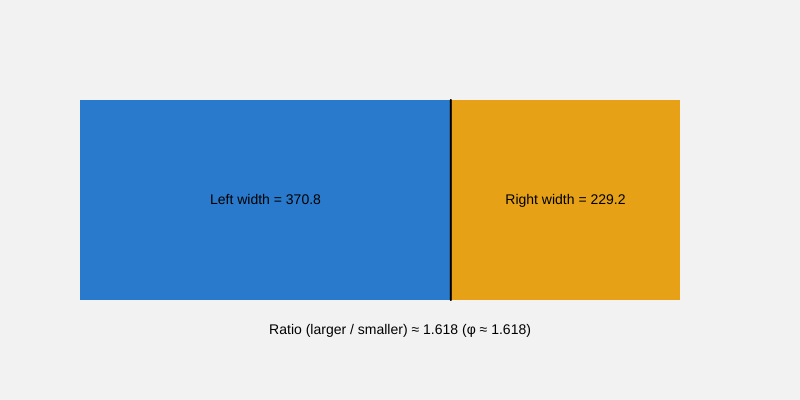
Frame 1 (no input)
Frame 60 (no input): identical to frame 1, image omitted
Frame 120 (the mouse pressed at the canvas centre since frame 60): identical to frame 1, image omitted

The p5.js sketch that drew this single still picture (run headless with seeded random() and noise() and a simulated clock; from frame 60 on, the mouse is pressed at the canvas centre):

// p5.js sketch
// ── sketch.js
// Interactive Golden Ratio Rectangles
let phi = (1 + Math.sqrt(5)) / 2; // ≈ 1.618
let margin = 80;
let widthSlider;
let invert = false; // toggle which rectangle is larger

function setup() {
  createCanvas(800, 400);
  colorMode(HSB);
  textAlign(CENTER, CENTER);
  textSize(14);
  noStroke();

  // Slider to control total width
  createP("Adjust total width:");
  widthSlider = createSlider(200, width - margin * 2, 600, 1);
  createP("Press [SPACE] to swap which rectangle is larger");
}

function draw() {
  background(0, 0, 95);
  const totalWidth = widthSlider.value();
  const rectHeight = 200;

  // Compute rectangle widths
  const smallW = totalWidth / (phi + 1);
  const largeW = totalWidth - smallW;

  const x0 = margin;
  const y0 = (height - rectHeight) / 2;

  // Choose which rectangle is larger based on toggle
  let leftW, rightW;
  if (invert) {
    leftW = smallW;
    rightW = largeW;
  } else {
    leftW = largeW;
    rightW = smallW;
  }

  // Draw rectangles
  fill(210, 80, 80);
  rect(x0, y0, leftW, rectHeight);
  fill(40, 90, 90);
  rect(x0 + leftW, y0, rightW, rectHeight);

  // Draw dividing line
  stroke(0);
  strokeWeight(2);
  line(x0 + leftW, y0, x0 + leftW, y0 + rectHeight);
  noStroke();

  // Labels
  fill(0);
  text(`Left width = ${leftW.toFixed(1)}`, x0 + leftW / 2, y0 + rectHeight / 2);
  text(`Right width = ${rightW.toFixed(1)}`, x0 + leftW + rightW / 2, y0 + rectHeight / 2);
  text(`Ratio (larger / smaller) ≈ ${(max(leftW, rightW) / min(leftW, rightW)).toFixed(3)} (φ ≈ ${phi.toFixed(3)})`,
       width / 2, y0 + rectHeight + 30);
}

function keyPressed() {
  if (key === ' ') {
    invert = !invert;
  }
}
